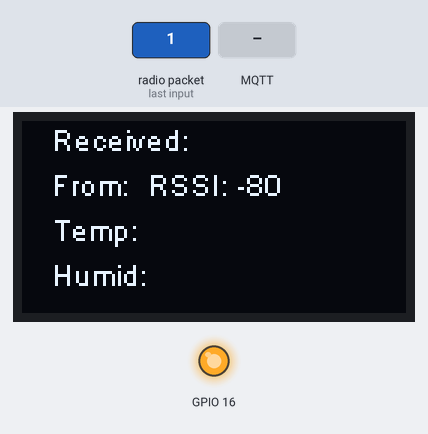
Recording of a sketch running on a simulated ESP32. On the bench: 128×64 one-colour display, output pins drawn as LEDs (lit = HIGH). The test bench sets the inputs (shaded band). WiFi joins after 1.5 s; servers stay silent unless stated; no radio packets arrive unless stated; no MQTT or app messages arrive unless stated; what the sketch prints to the serial monitor is not drawn.

2.9 s: radio packet "1" arrives
Above: at 3.8 s.
4.4 s: MQTT message "1" arrives on the first subscribed topic
5.9 s: MQTT message "on" arrives on the first subscribed topic
7.4 s: MQTT message "off" arrives on the first subscribed topic
Timing chart, 0 to 9.9 s (numbered marks = the images above; inputs shaded):
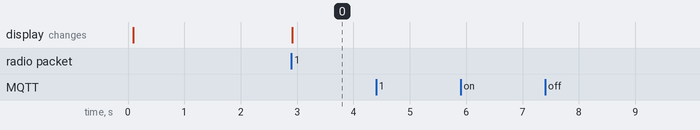

Measured:
- after the input at 2.9 s, the display: changes at once (image 0)
- after the input at 4.4 s, every drawn part: stays the same
- after the input at 5.9 s, every drawn part: stays the same
- after the input at 7.4 s, every drawn part: stays the same

The sketch:

lora-gatewaynode.ino
```cpp
#include <SPI.h>
#include <LoRa.h>
#include "SSD1306.h"

#include <WiFi.h>
#include <WiFiClient.h>
#include <PubSubClient.h>


const char* ssid = "xxxWiFi-SSID";
const char* password = "xxxWiFi Password";
const char* mqtt_server = "xxx.xxx.xxx.xxx"; //<-- IP หรือ Domain ของ Server MQTT

long lastMsg = 0;
char msg[100];
int value = 0;

WiFiClient espClient;

void callback(char* topic, byte* payload, unsigned int length) {
  Serial.print("Message arrived [");
  Serial.print(topic);
  Serial.print("] ");
  for (int i = 0; i < length; i++) {
    Serial.print((char)payload[i]);
  }
  Serial.println();

}


PubSubClient client(mqtt_server, 1883, callback, espClient);


// GPIO5  -- SX1278's SCK
// GPIO19 -- SX1278's MISO
// GPIO27 -- SX1278's MOSI
// GPIO18 -- SX1278's CS
// GPIO14 -- SX1278's RESET
// GPIO26 -- SX1278's IRQ(Interrupt Request)
//OLED pins to ESP32 0.96OLEDGPIOs
//OLED_SDA -- GPIO4
//OLED_SCL -- GPIO15
//OLED_RST -- GPIO16
SSD1306  display(0x3c, 4, 15);
#define SS      18
#define RST     14
#define DI0     26
#define BAND    433.175E6  //915E6

void setup() {
  Serial.begin(115200);

  while (!Serial);
  pinMode(16, OUTPUT);
  digitalWrite(16, LOW);    // set GPIO16 low to reset OLED
  delay(50);
  digitalWrite(16, HIGH); // while OLED is running, must set GPIO16 in high
  Serial.println("LoRa Receiver");

  SPI.begin(5, 19, 27, 18);
  LoRa.setPins(SS, RST, DI0);
  if (!LoRa.begin(BAND)) {
    Serial.println("Starting LoRa failed!");
    while (1);
  }
  Serial.println("LoRa Initial OK!");
  // Initialising the UI will init the display too.

  display.init();
  display.flipScreenVertically();
  display.setFont(ArialMT_Plain_10);

  setup_wifi();
  client.connect("ESP32Gateway", "joe1", "joe1");
  client.setCallback(callback);
  client.subscribe("command");


}

void setup_wifi() {
  delay(10);
  // We start by connecting to a WiFi network
  Serial.println();
  Serial.print("Connecting to ");
  Serial.println(ssid);
  WiFi.begin(ssid, password);
  while (WiFi.status() != WL_CONNECTED) {
    delay(500);
    Serial.print(".");
  }
  Serial.println("");
  Serial.println("WiFi connected");
  Serial.println("IP address: ");
  Serial.println(WiFi.localIP());
}

void reconnect() {
  // Loop until we're reconnected
  while (!client.connected()) {
    Serial.print("Attempting MQTT connection...");
    // Attempt to connect
    if (client.connect("ESP32Gateway")) {
      Serial.println("connected");
      // Once connected, publish an announcement...
      client.publish("outTopic", "hello world");
      // ... and resubscribe
      client.subscribe("command");
    } else {
      Serial.print("failed, rc=");
      Serial.print(client.state());
      Serial.println(" try again in 5 seconds");
      // Wait 5 seconds before retrying
      delay(5000);
    }
  }
}

void loop() {
  String tmp_string, tmp_rssi;

  if (!client.connected()) {
    reconnect();
  }
  client.loop();

  // try to parse packet
  int packetSize = LoRa.parsePacket();

  if (packetSize) {
    // received a packet
    Serial.print("Received packet '");
    // read packet
    while (LoRa.available()) {
      //Serial.print((char)LoRa.read());
      tmp_string += (char)LoRa.read();
    }
    Serial.print(tmp_string);

    tmp_rssi = LoRa.packetRssi();

    // print RSSI of packet


    Serial.println("' with RSSI " + tmp_rssi);


    display.clear();
    display.setTextAlignment(TEXT_ALIGN_LEFT);
    display.drawString(10, 0, "Received:");
    display.drawString(10, 15, "From: " + tmp_string.substring(13, 19) + " RSSI: " + tmp_rssi);
    display.drawString(10, 30, "Temp: " + tmp_string.substring(49, 55));
    display.drawString(10, 45, "Humid: " + tmp_string.substring(69, 75));
    // write the buffer to the display
    display.display();

    tmp_string.toCharArray(msg, 100);
    Serial.print("Publish message: ");
    Serial.println(msg);
    client.publish("env", msg);  //ส่งข้อความ Temp + Humidity ออกไปที่ Topic "env"


  }
  tmp_string = "";
  tmp_rssi = "";


}
```
